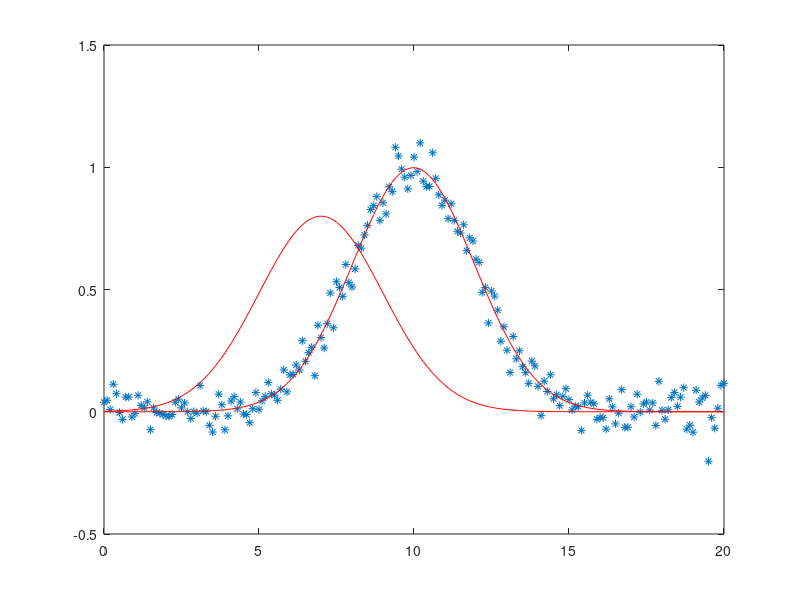

This figure's MATLAB source:
% Levenberg-Marquardt method for approximating gaussian curve in form 
% f(x) = exp(-(x-c)^2/(2*sigma^2)) with added some noise.

close all;
clear all;
clc;

x = 0:0.1:20;

f = gaussmf(x, [2, 10]);
f = f + randn(size(f)) * 0.05;

plot(x, f, '*');
hold on;

sigma = 2;
c = 7;
w = 0.8;

Theta = [w; sigma; c];
y = Theta(1) * gaussmf(x, [Theta(2), Theta(3)]);

plot(x, y, 'r');

% TODO: change the stop condition of gradient descent
N = 1000;
for i = 1:N
    dy_dw = gaussmf(x, [Theta(2), Theta(3)]);
    dy_dsigma = Theta(1) * (x - Theta(3)).^2 / (Theta(2)^3) .* y;
    dy_dc = Theta(1) * (x - Theta(3)) / (Theta(2)^2) .* y;
    
    Z = [dy_dw' dy_dsigma' dy_dc'];
    e = f' - y';

    Theta = Theta + pinv(Z'*Z + 0.1*eye(3))*Z'*e;
    y = Theta(1) * gaussmf(x, [Theta(2), Theta(3)]);
end

plot(x, y, 'r');
